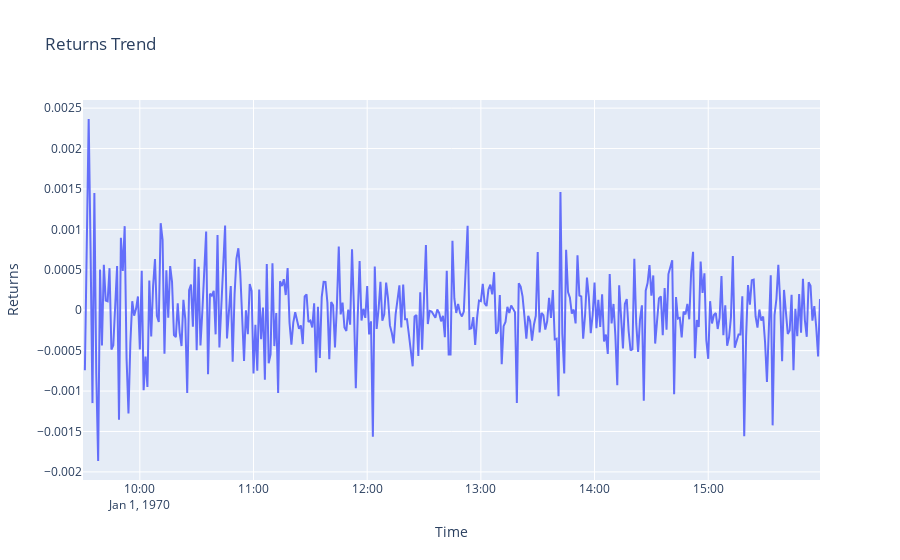

Notebook source saved alongside this figure:
### Code cell
# Plotting the returns timeseries
returns_time = px.line(price_data, x=price_data.index, y='returns', title='Returns Trend')
returns_time.update_xaxes(title_text='Time')
returns_time.update_yaxes(title_text='Returns')
returns_time.show()

### Figure 1 — Plotly figure (JSON) as saved in the notebook; plotly's stock layout.template omitted (floating-point values rounded to 4 significant figures; data arrays with more than 128 entries replaced by an {"elided": "..."} marker saying what was removed)
{"data": [{"hovertemplate": "time=%{x}<br>returns=%{y}<extra></extra>", "legendgroup": "", "line": {"color": "#636efa", "dash": "solid"}, "marker": {"symbol": "circle"}, "mode": "lines", "name": "", "orientation": "v", "showlegend": false, "type": "scatter", "x": {"elided": "390 str values"}, "xaxis": "x", "y": {"elided": "390 float values"}, "yaxis": "y"}], "layout": {"legend": {"tracegroupgap": 0}, "title": {"text": "Returns Trend"}, "xaxis": {"anchor": "y", "domain": [0, 1], "title": {"text": "Time"}}, "yaxis": {"anchor": "x", "domain": [0, 1], "title": {"text": "Returns"}}}}
